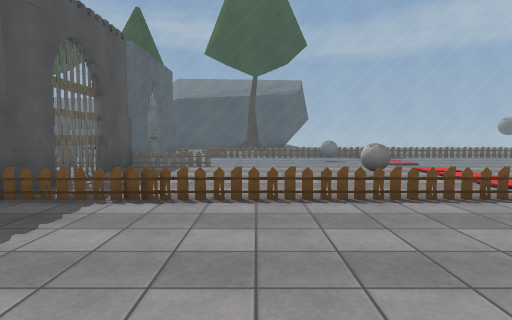
view 1 (above)

21 first-person views from a walk through a 3-D level made in the Unity game engine. The camera is 1.4 m above the floor, tilts 4° down and sees 75° across. The floor is counted in squares, 2 m on a side. Each view is taken from the middle of a square. On the plan, view 1 faces up. The plan holds only what a view shows up to about 10 squares ahead; the rest is blank. The place goes on beyond the plan. Door leaves are left out, so doorways stand open. Surface patterns are stand-ins for the level's own textures.

view 2
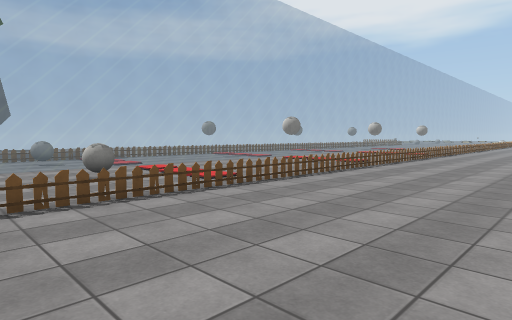

view 3
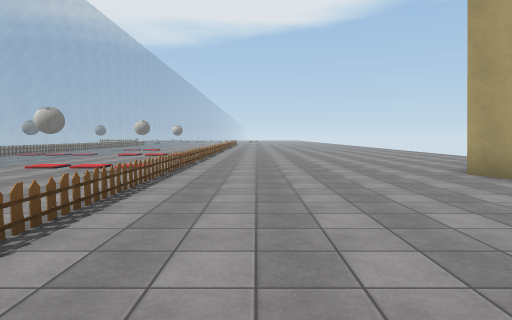

view 4
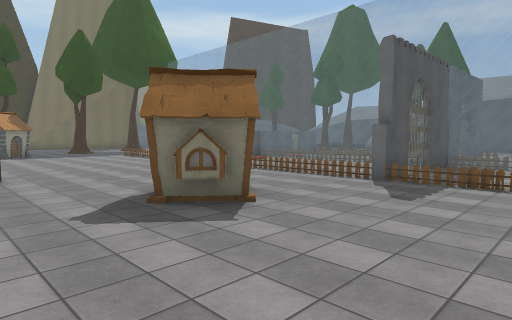

view 5
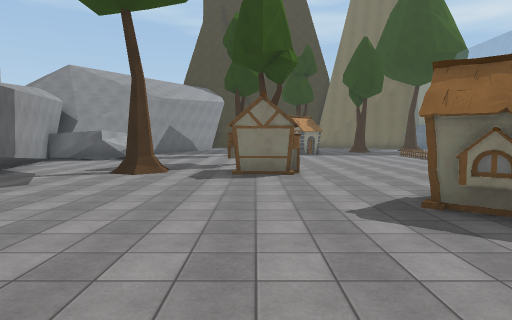

view 6
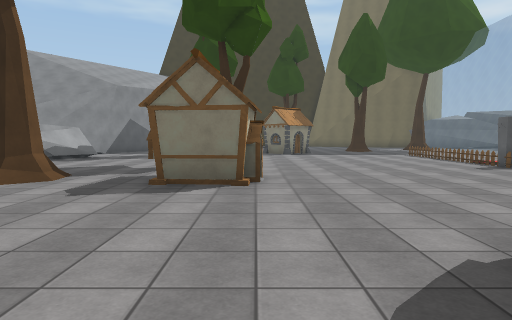

view 7
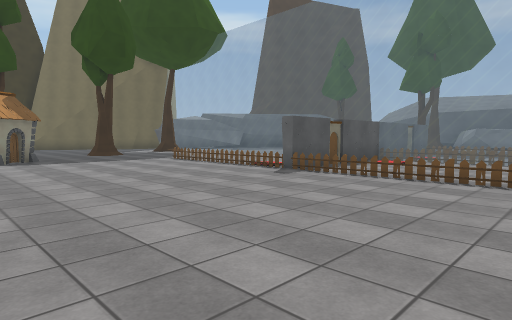

view 8
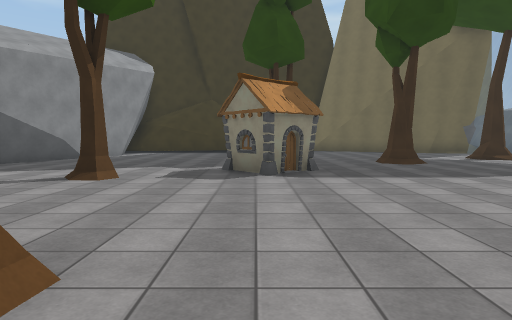

view 9
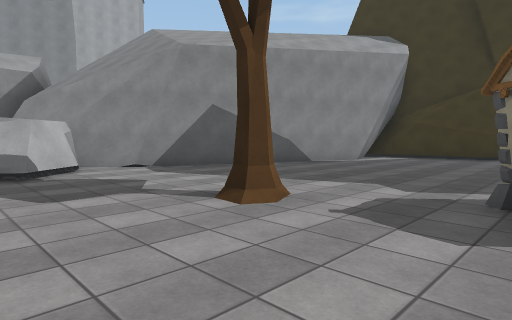

view 10
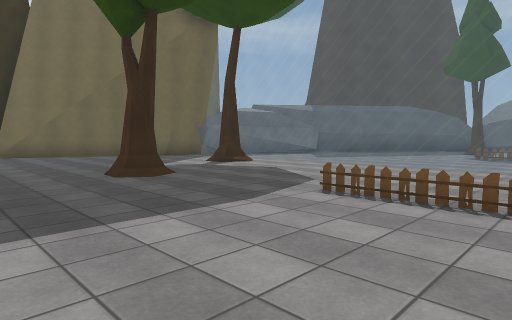

view 11
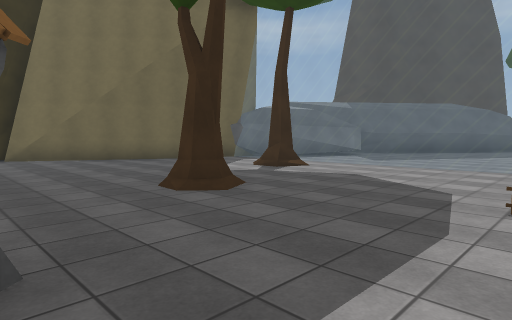

view 12
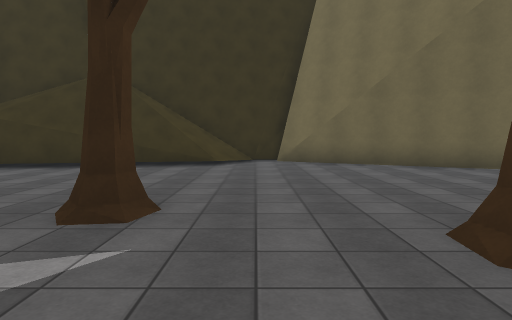

view 13
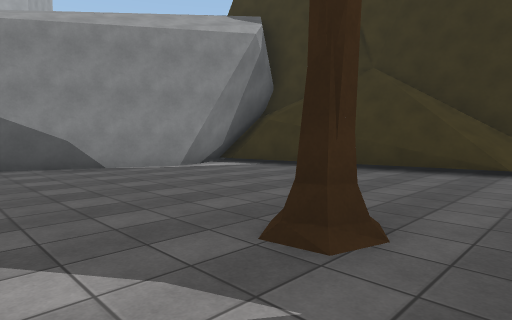

view 14
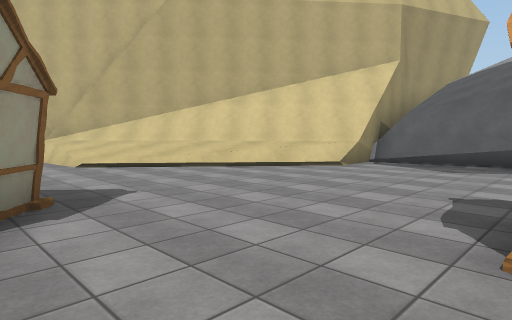

view 15
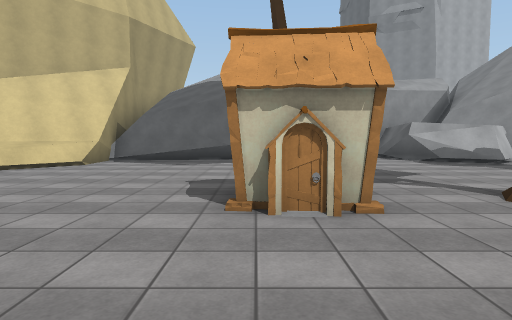

view 16
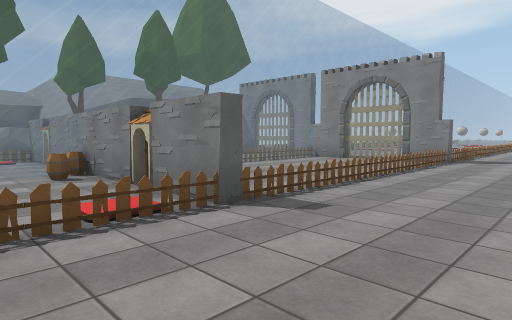

view 17
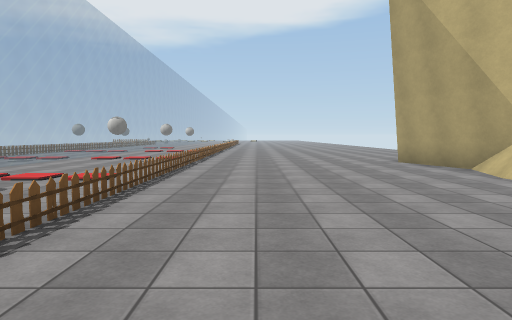

view 18
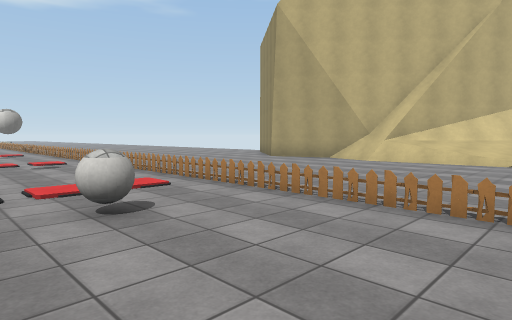

view 19
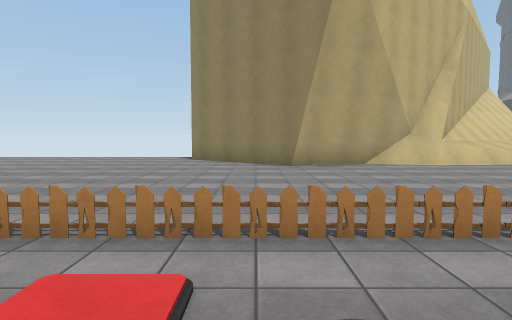

view 20
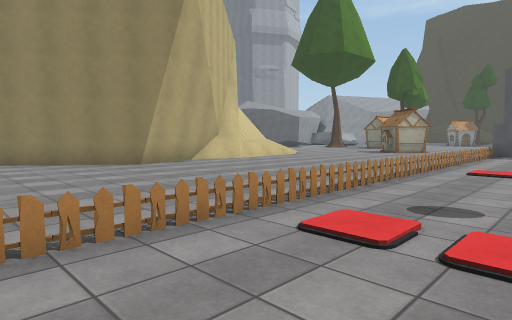

view 21
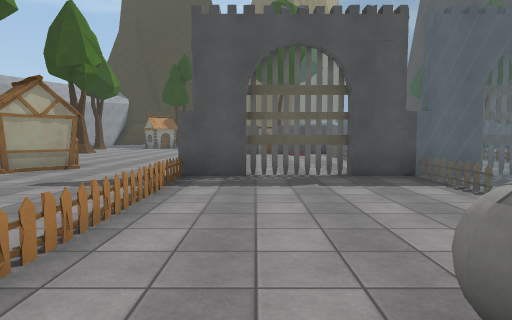

### Floor plan
Key: @ floor where view 1 was taken; # wall or solid block; . floor; / step, stairs or slope; D open door; = window, fence, low wall or low ledge; B ball; F fence; H house; T tree; A barrel; O other object.
Columns run from 27 left of view 1 to 11 right of it. Each row starts with its distance up from view 1.
 10                 D       #    =    B
  9        ......  .#      O#....=OO..B
  8       =======  =AOFFOFOOOFF=== ========
  7      .T....... .A.......#......O....O..
  6   ##..TT...... .O.......O....=.O..B.O..
  5   #.............O.......O......O....O..
  4  ##.........FFFFF.......F.FFFFFFFFFFFFF
  3  #......T..............................
  2 ##.....................................
  1 #......................H...............
  0 #//....T..H...........HHH..@...........
 -1 #/=......HHH...........H...............
 -2 #/#.............T.HH........../=.##....
 -3 #//.............T.HH.......///######...
 -4 #//........T..............///##    ###.
 -5 ##//.....................//###
 -6  #####............TT....//###
 -7   ## ###................/##
 -8        ####.###........###
 -9           #####. ..#####
-10            #     ###

Where each view was taken, in squares from view 1:
view 1: 0 up, 0 right, facing up
view 2: 0 up, 0 right, facing up-right
view 3: 2 up, 1 right, facing right
view 4: 3 down, 0 right, facing up-left
view 5: 3 down, 0 right, facing left
view 6: 2 down, 3 left, facing left
view 7: 2 down, 6 left, facing up-left
view 8: 1 down, 10 left, facing left
view 9: 1 down, 13 left, facing down-left
view 10: 0 up, 13 left, facing up-left
view 11: 0 up, 15 left, facing up-left
view 12: 1 up, 17 left, facing left
view 13: 1 up, 18 left, facing down-left
view 14: 0 up, 8 left, facing down-right
view 15: 1 up, 8 left, facing down
view 16: 1 up, 13 left, facing up-right
view 17: 2 up, 2 left, facing right
view 18: 7 up, 1 left, facing down-right
view 19: 6 up, 8 right, facing down
view 20: 6 up, 11 right, facing down-left
view 21: 5 up, 3 right, facing left
